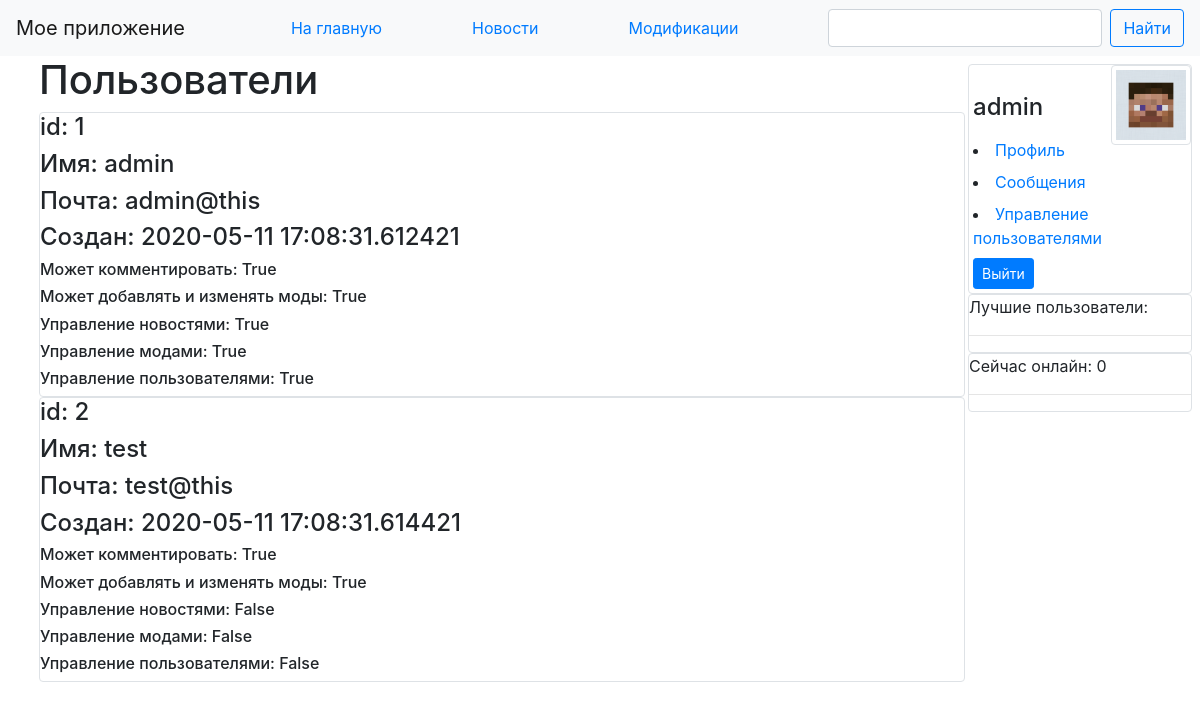
The page /users (signed in) on the database as committed earlier.
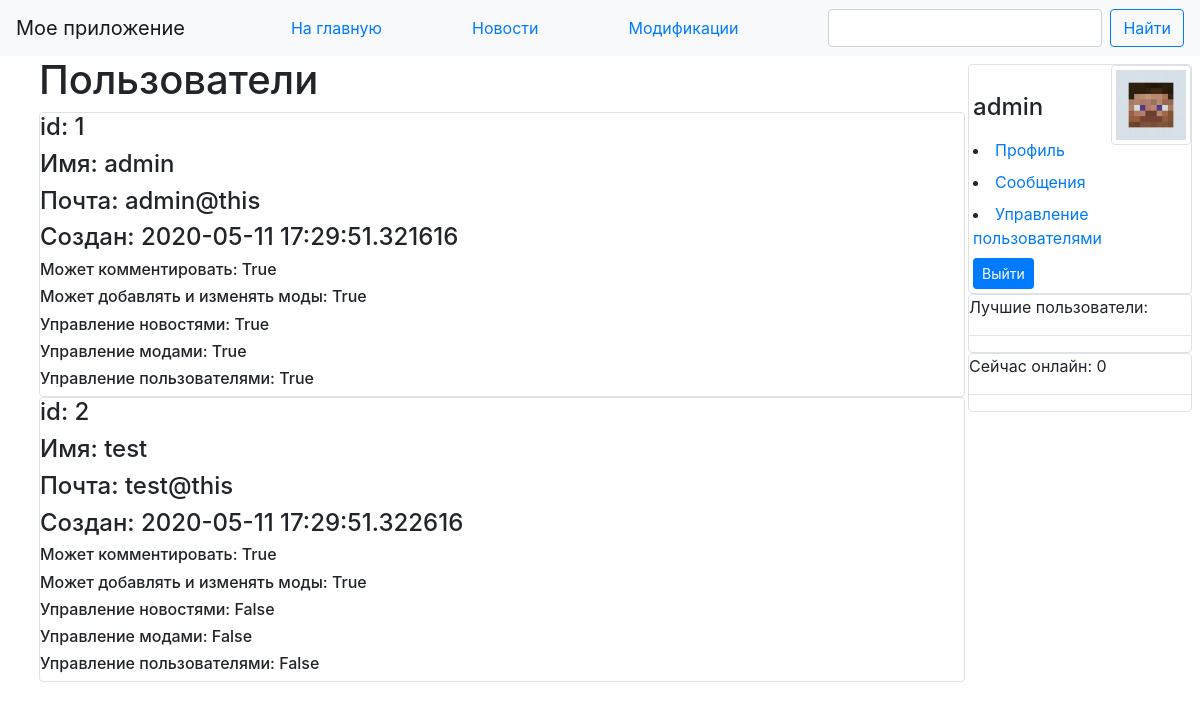
The same page on the database as committed later.
### data/users.py (models this page shows, shortened)
class User(SqlAlchemyBase, UserMixin, SerializerMixin):
    __tablename__ = 'User'
    id = sqlalchemy.Column(sqlalchemy.Integer,
                           primary_key=True, autoincrement=True)
    name = sqlalchemy.Column(sqlalchemy.String, unique=True, nullable=True)
    email = sqlalchemy.Column(sqlalchemy.String,
                              unique=True, nullable=True)
    can_control_news = sqlalchemy.Column(sqlalchemy.Boolean, default=False)
    can_control_mods = sqlalchemy.Column(sqlalchemy.Boolean, default=False)
    can_control_users = sqlalchemy.Column(sqlalchemy.Boolean, default=False)
    can_control_comments = sqlalchemy.Column(sqlalchemy.Boolean, default=False)
    can_make_mods = sqlalchemy.Column(sqlalchemy.Boolean, default=True)
    can_comment = sqlalchemy.Column(sqlalchemy.Boolean, default=True)
    hashed_password = sqlalchemy.Column(sqlalchemy.String, nullable=True)
    api_key = sqlalchemy.Column(sqlalchemy.String, unique=True, nullable=False)
    profile_image = sqlalchemy.Column(sqlalchemy.String, default='/uploads/profile_image_default.png')
    verified = sqlalchemy.Column(sqlalchemy.Boolean, default=False)
    update_date = sqlalchemy.Column(sqlalchemy.DateTime, default=datetime.datetime.now)
    created_date = sqlalchemy.Column(sqlalchemy.DateTime, default=datetime.datetime.now)
    rated_mods = orm.relation('ModRating', lazy='dynamic')
    rated_comments = orm.relation('CommentRating', lazy='dynamic')
    posted_news = orm.relation('News', lazy='dynamic')
    posted_mods = orm.relation('Mod', lazy='dynamic')
    posted_comments = orm.relation('Comment', lazy='dynamic')
    viewed = orm.relationship("Mod", secondary="ViewerAssociation", backref=orm.backref("viewed"), lazy='dynamic')

### main.py (the view)
@app.route('/users')
@login_required
def users():
    if not load_user(current_user.id).can_control_users:
        abort(403)
    session = db_session.create_session()
    users = session.query(User).order_by(User.email)
    session.close()
    return render_template("users.html", users=users)

### data/db_session.py (called while the page is built)
def create_session() -> Session:
    global __factory
    return __factory()

### main.py (called while the page is built)
@login_manager.user_loader
def load_user(user_id):
    session = db_session.create_session()
    return session.query(User).get(user_id)

### templates/users.html
{% extends "base.html" %}
{% block content %}
<div style="display:flex; flex-direction: row; align-items: center">
    <h1>Пользователи</h1>
</div>
{% for item in users%}
<div class="col-md6 border rounded">
    <div>
        <h4>id: {{item.id}}</h4>
        <h4>Имя: {{item.name}}</h4>
        <h4>Почта: {{item.email}}</h4>
        <h4>Создан: {{item.created_date}}</h4>
    </div>
    <div>
        <h6>Может комментировать: {{item.can_comment}}</h6>
        <h6>Может добавлять и изменять моды: {{item.can_make_mods}}</h6>
    </div>
    <div>
        <h6>Управление новостями: {{item.can_control_news}}</h6>
        <h6>Управление модами: {{item.can_control_mods}}</h6>
        <h6>Управление пользователями: {{item.can_control_users}}</h6>
    </div>
</div>
{% endfor %}
{% endblock %}

### templates/base.html (shortened to what this page needs)
<!doctype html>
<html lang="en">
<head>
    <link rel="stylesheet" href="https://stackpath.bootstrapcdn.com/bootstrap/4.2.1/css/bootstrap.min.css">
    <link rel="stylesheet" media="all" type="text/css" href=" {{ url_for('static', filename='css/sidebar.css')}}">
    <link rel="stylesheet" media="all" type="text/css" href=" {{ url_for('static', filename='css/word_break.css')}}">
</head>
<body>
<header>
    <nav class="navbar navbar-light bg-light">
        <a class="navbar-brand" href="/">Мое приложение</a>
          <div class="nav-item active">
            <a href="/"> На главную</a>
          </div>
          <div class="nav-item">
            <a href="/news">Новости</a>
          </div>
          <div class="nav-item">
            <a href="/mod">Модификации</a>
          </div>
        <form class="form-inline" action="/search" method="post">
            <input class="form-control mr-sm-2" type="search" id="search" name="search" placeholder="" aria-label="">
            <button class="btn btn-outline-primary my-2 my-sm-0" type="submit">Найти</button>
        </form>
    </nav>
</header>
{% include 'sidebar/sidebar_main.html' %}
<main role="main" class="container-fluid" id="main_content">
    {% block content %}{% endblock %}
</main>
</body>
</html>

### templates/sidebar/sidebar_main.html (shortened to what this page needs)
<div class="sidenav p-2">
    {% if current_user.is_authenticated %}
        {% include 'sidebar/user_panel.html' %}
    {% else %}
        {% include 'sidebar/login_form.html' %}
    {% endif %}
    <div class="flex-col-md6 border rounded" id="BestTable">
        <div class="text-justify">Лучшие пользователи:</div>
        <hr>
    </div>
    <div class="flex-col-md6 border rounded" id="OnlineTable">
        <div class="text-justify">Сейчас онлайн: <font id="OnlineCount">0</font></div>
        <hr>
    </div>
</div>

### templates/sidebar/user_panel.html
<div class="flex-col-md6 border rounded">
        <div>
             <img class="img-fluid img-thumbnail" src="{{current_user.profile_image}}" align="right" width="80" height="80">
            <br>
            <div class="p-1"><h4>{{ current_user.name }}</h4></div>
                <div class="p-1">
                    <li><a href="/profile/{{current_user.name}}">Профиль</a></li>
                </div>
                <div class="p-1">
                    <li><a href="/messages">Сообщения</a></li>
                </div>
                {% if current_user.can_control_users %}
                <div class="p-1">
                    <li><a href="/users">Управление пользователями</a></li>
                </div>
                {% endif %}
                <div class="p-1">
                    <a class="btn btn-primary btn-sm" href="/logout">Выйти</a>
                </div>
        </div>
</div>

### static/css/sidebar.css (style rules this page uses)
.sidenav { width: 20%; position: absolute; z-index: 1; top: 1; right: 0%; overflow-x: hidden; padding-top: 20px; max-width: 280px; min-width: 220px; }
#main_content { position: absolute; left: 2%; width: calc(98% - max(min(18%, 280px), 220px)); }

Rows that differ between the two databases and show on the page:
changed User "admin": created_date "2020-05-11 17:08:31.612421" → "2020-05-11 17:29:51.321616"
changed User "test": created_date "2020-05-11 17:08:31.614421" → "2020-05-11 17:29:51.322616"
